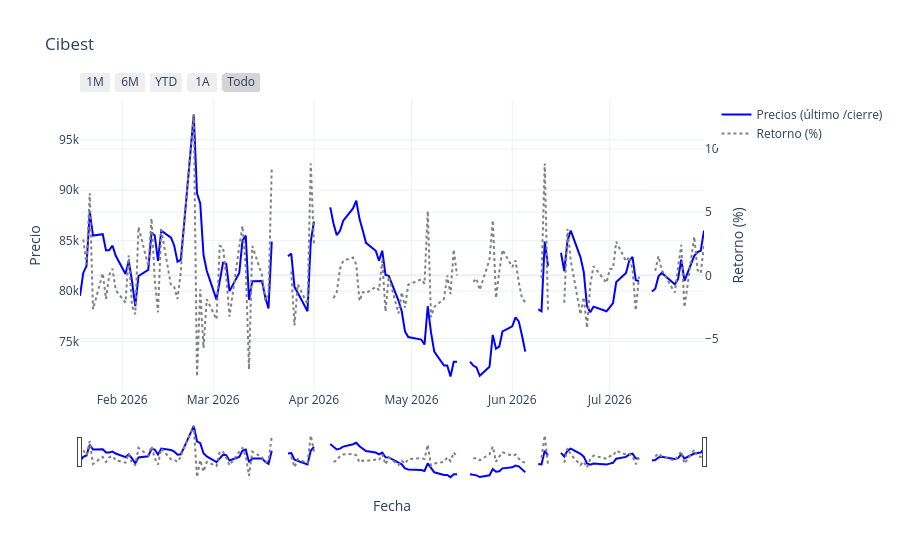

Here is the notebook cell this chart was saved with:
### Code cell
#static_plot(Cibest, "blue")
plotly_oneplot(Cibest, "Fecha", "Precios (último /cierre)", plot_title="Cibest", color_in="blue")

### Figure 1 — Plotly figure (JSON) as saved in the notebook; plotly's stock layout.template omitted (floating-point values rounded to 4 significant figures; data arrays with more than 128 entries replaced by an {"elided": "..."} marker saying what was removed)
{"data": [{"line": {"color": "blue"}, "mode": "lines", "name": "Precios (último /cierre)", "type": "scatter", "x": {"elided": "135 str values"}, "y": {"elided": "135 float values"}}, {"line": {"color": "gray", "dash": "dot"}, "name": "Retorno (%)", "type": "scatter", "x": {"elided": "135 str values"}, "y": {"elided": "135 float values"}, "yaxis": "y2"}], "layout": {"hovermode": "x unified", "title": {"text": "Cibest"}, "xaxis": {"rangeselector": {"buttons": [{"count": 1, "label": "1M", "step": "month", "stepmode": "backward"}, {"count": 6, "label": "6M", "step": "month", "stepmode": "backward"}, {"count": 1, "label": "YTD", "step": "year", "stepmode": "todate"}, {"count": 1, "label": "1A", "step": "year", "stepmode": "backward"}, {"label": "Todo", "step": "all"}]}, "rangeslider": {"visible": true}, "title": {"text": "Fecha"}, "type": "date"}, "yaxis": {"title": {"text": "Precio"}}, "yaxis2": {"overlaying": "y", "side": "right", "title": {"text": "Retorno (%)"}, "zeroline": true}}}
